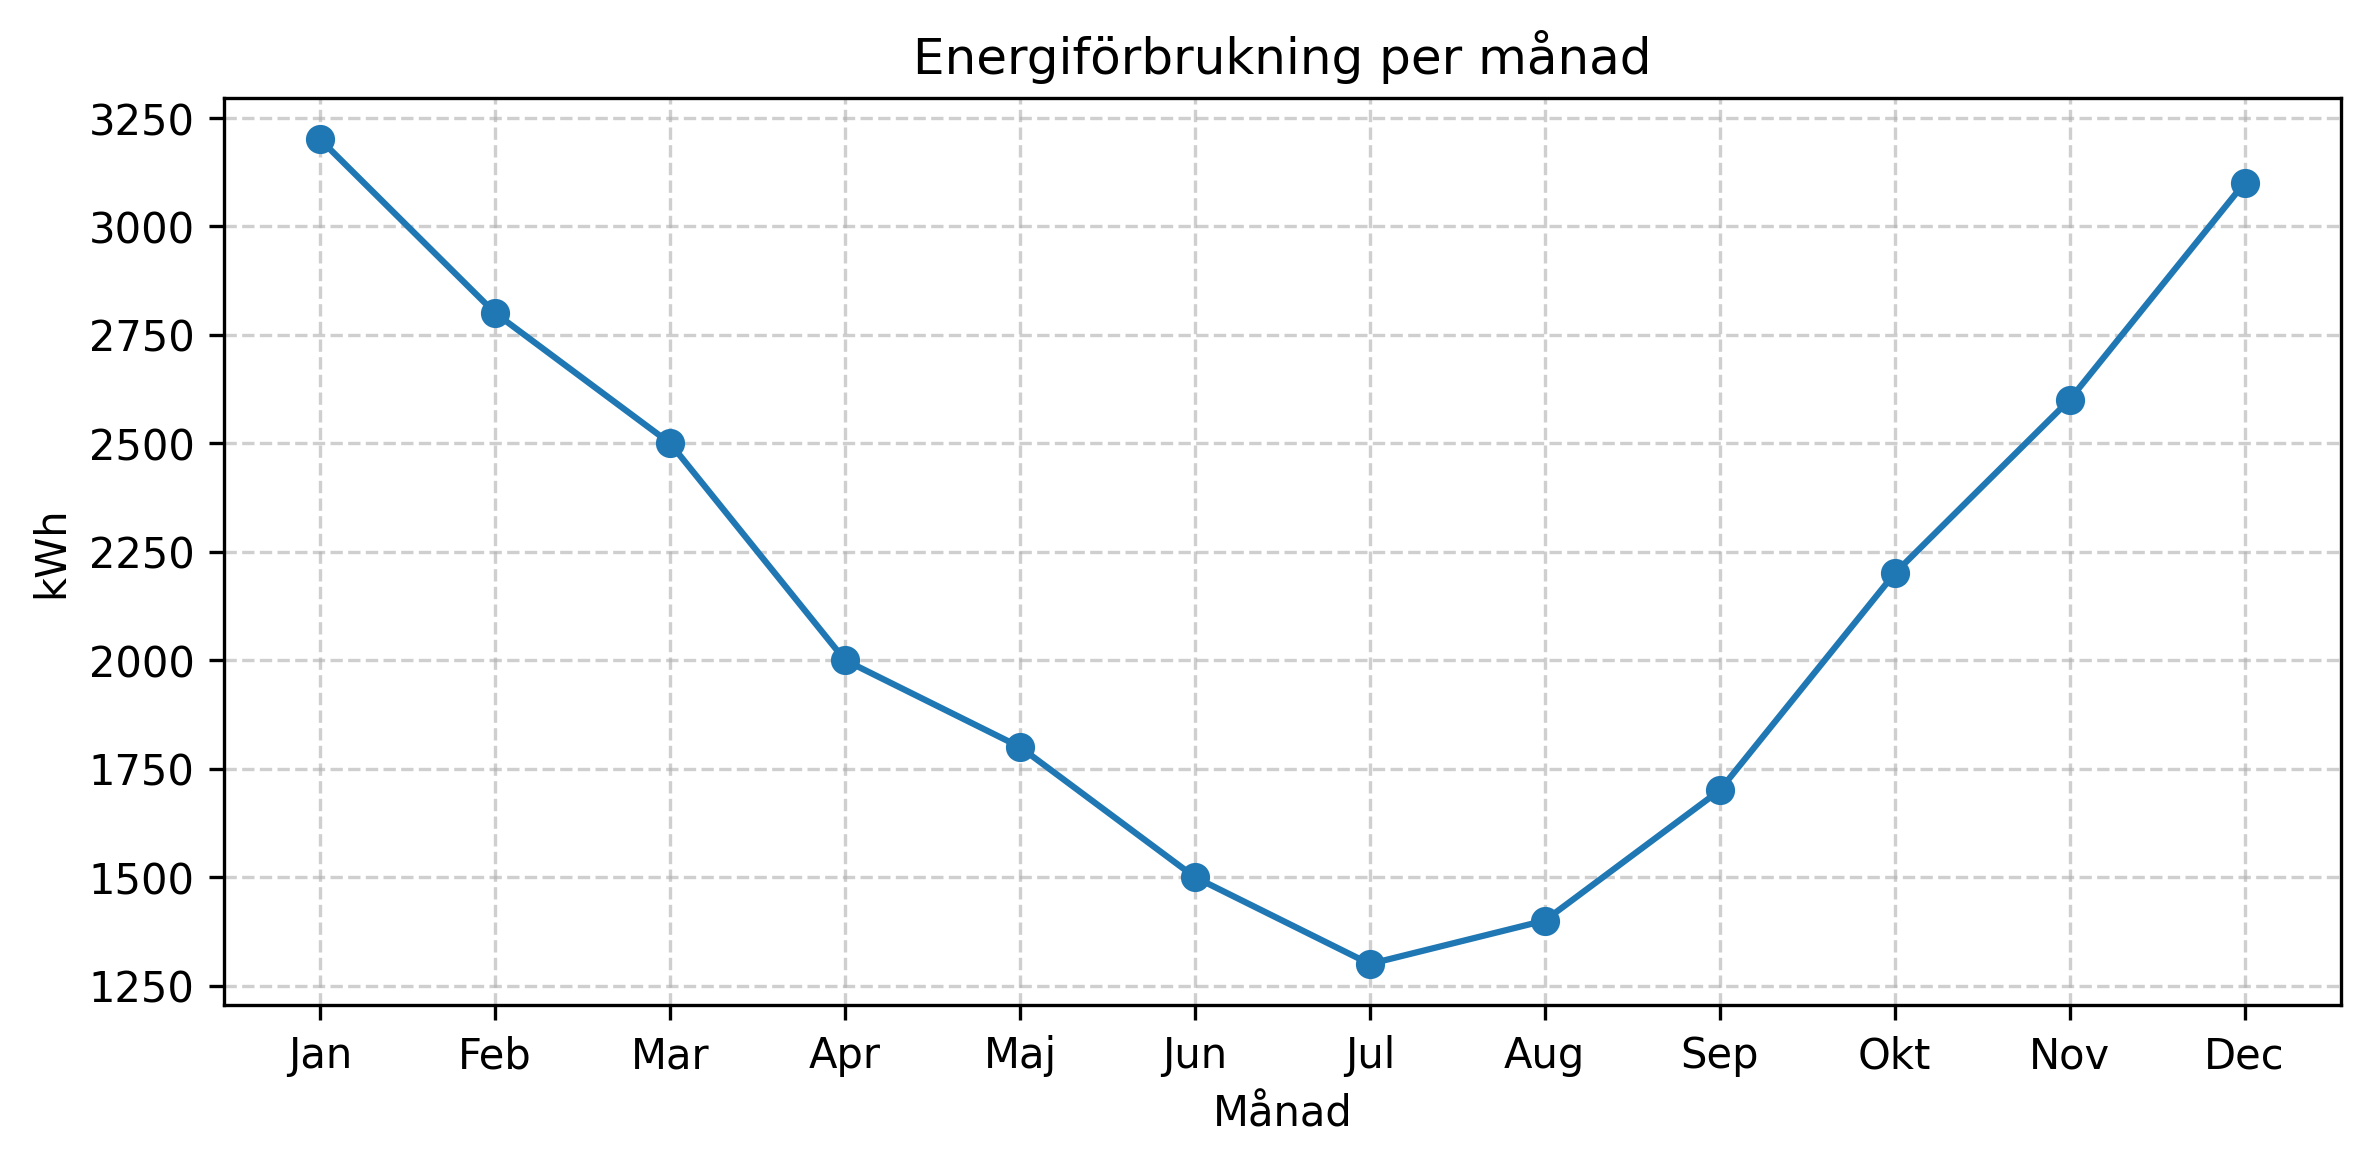

Source code (Python):
import pandas as pd
import matplotlib.pyplot as plt

# Exempeldata: kWh per månad
data = {
    "Månad": ["Jan", "Feb", "Mar", "Apr", "Maj", "Jun", "Jul", "Aug", "Sep", "Okt", "Nov", "Dec"],
    "Energiförbrukning (kWh)": [3200, 2800, 2500, 2000, 1800, 1500, 1300, 1400, 1700, 2200, 2600, 3100]
}

df = pd.DataFrame(data)

plt.figure(figsize=(8,4))
plt.plot(df["Månad"], df["Energiförbrukning (kWh)"], marker="o", color="tab:blue")
plt.title("Energiförbrukning per månad")
plt.xlabel("Månad")
plt.ylabel("kWh")
plt.grid(True, linestyle="--", alpha=0.6)
plt.tight_layout()
plt.savefig("diagram1.png", dpi=300, bbox_inches="tight")
# plt.show()
